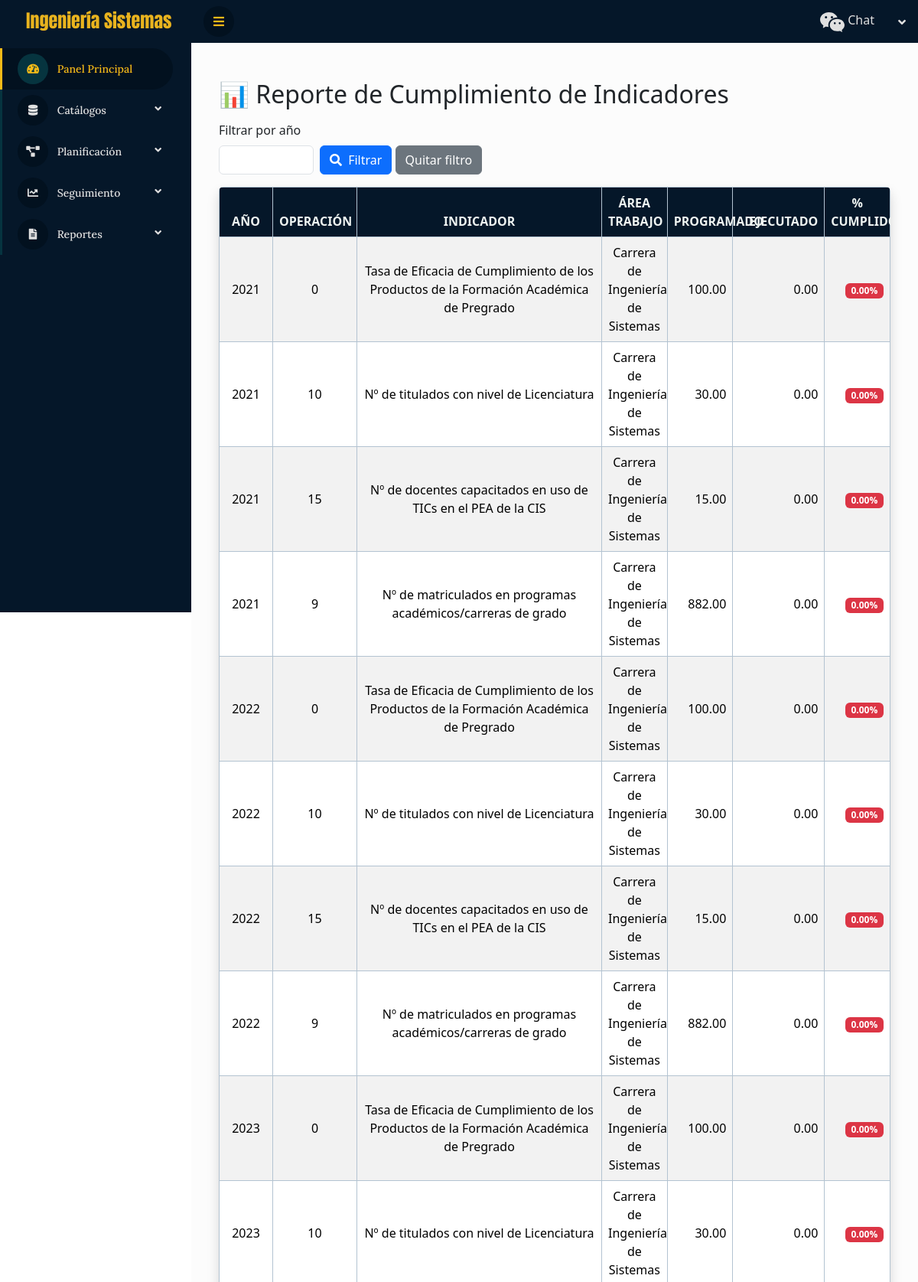
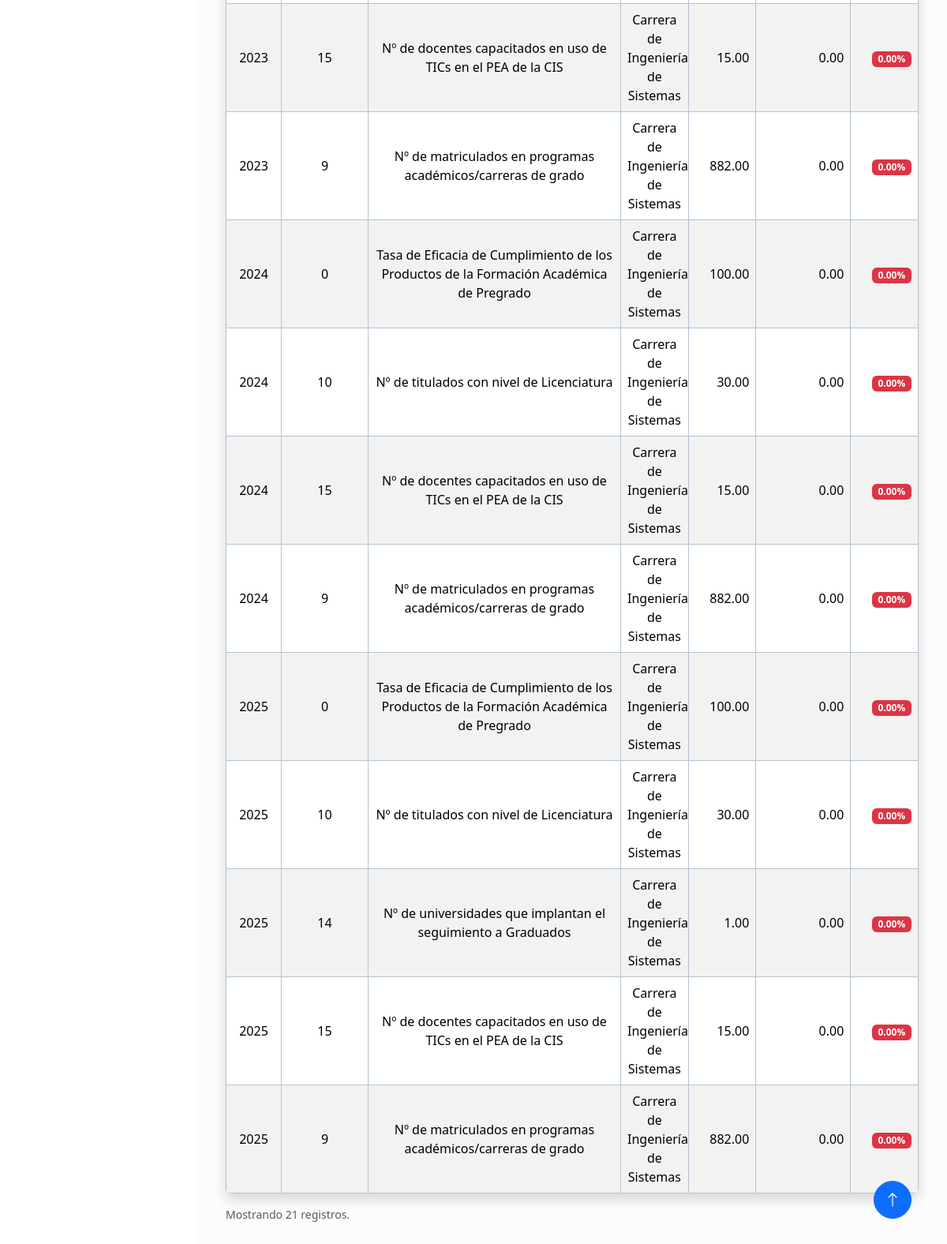
Page /reportes/cumplimiento/ on the committed database (2 pictures, top to bottom).
### cis/models.py (models this page shows, shortened)
class TimeStampedModel(models.Model):
    creado = models.DateTimeField(auto_now_add=True)
    actualizado = models.DateTimeField(auto_now=True)
    class Meta:
        abstract = True

class Indicador(TimeStampedModel):
    operacion = models.ForeignKey(Operacion, on_delete=models.CASCADE, related_name="indicadores")
    codigo = models.CharField(max_length=30, blank=True)  # si manejas un código interno del indicador
    nombre = models.CharField(max_length=300)  # “Nº de matriculados…”, “Tasa de eficacia…”
    tipo = models.CharField(max_length=20, choices=TipoIndicador.choices, default=TipoIndicador.OTRO)
    unidad = models.CharField(max_length=3, choices=UnidadMedida.choices, default=UnidadMedida.NUMERO)
    formula_texto = models.TextField(blank=True)  # “TECPFAP = …” o “N/C”
    anio_linea_base = models.PositiveSmallIntegerField(default=2020)
    linea_base = models.DecimalField(**DECIMALS, null=True, blank=True)
    anio_meta = models.PositiveSmallIntegerField(default=2025)
    meta_valor = models.DecimalField(**DECIMALS, null=True, blank=True)
    fuentes = models.ManyToManyField(FuenteInformacion, blank=True, related_name="indicadores")
    observaciones = models.TextField(blank=True)
    class Meta:
        unique_together = [("operacion","nombre")]
        indexes = [models.Index(fields=["operacion","nombre"]), models.Index(fields=["tipo","unidad"])]
        verbose_name = "Indicador"

### cis/views.py (the view)
# urls.py: path("reportes/cumplimiento/", views.ReporteCumplimientoView.as_view(), name="reporte_cumplimiento"),
class ReporteCumplimientoView(TemplateView):
    template_name = "planificacion/reporte_cumplimiento.html"
    def get_context_data(self, **kwargs):
        ctx = super().get_context_data(**kwargs)
        anio = self.request.GET.get("anio")
        try:
            anio_int = int(anio) if anio else None
        except ValueError:
            anio_int = None
        qs = (
            SerieIndicador.objects
            .values(
                "indicador_id",
                "indicador__nombre",
                "anio",
                "indicador__operacion__codigo",
                "indicador__operacion__accion__objetivo__area_org__nombre",
            )
            .annotate(
                programado=Coalesce(
                    Sum(
                        Case(
                            When(es_programado=True, then=F("valor")),
                            default=Value(0),
                            output_field=FloatField(),   # <- fuerza float
                        )
                    ),
                    Value(0.0),
                    output_field=FloatField(),       # <- fuerza float
                ),
                ejecutado=Coalesce(
                    Sum(
                        Case(
                            When(es_programado=False, then=F("valor")),
                            default=Value(0),
                            output_field=FloatField(),   # <- fuerza float
                        )
                    ),
                    Value(0.0),
                    output_field=FloatField(),       # <- fuerza float
                ),
            )
            .annotate(
                cumplimiento=Case(
                    When(
                        programado__gt=0,
                        then=Value(100.0, output_field=FloatField()) * F("ejecutado") / F("programado"),
                    ),
                    default=Value(0.0),
                    output_field=FloatField(),       # <- fuerza float
                )
            )
            .order_by("anio", "indicador__operacion__codigo", "indicador__nombre")
        )
        if anio_int:
            qs = qs.filter(anio=anio_int)
        ctx["rows"] = list(qs)
        ctx["anio_selected"] = anio_int or ""
        return ctx

### cis/templates/planificacion/reporte_cumplimiento.html
{% extends "base.html" %} {% load static %} {% block content %}
<div class="container-fluid py-4">
  <h2 class="mb-3">📊 Reporte de Cumplimiento de Indicadores</h2>
  <form method="get" class="row g-2 mb-3">
    <div class="col-auto">
      <label for="anio" class="form-label">Filtrar por año</label>
      <input type="number" min="2000" max="2100" class="form-control" id="anio" name="anio" value="{{ anio_selected }}" />
    </div>
    <div class="col-auto align-self-end">
      <button type="submit" class="btn btn-primary">
        <i class="fa fa-search me-1"></i>
        Filtrar
      </button>
      <a href="{% url 'reporte_cumplimiento' %}" class="btn btn-secondary">Quitar filtro</a>
    </div>
  </form>
  <div class="table-responsive bg-white rounded shadow">
    <table class="table table-striped table-bordered align-middle mb-0">
      <thead class="table-light">
        <tr>
          <th style="width: 70px">Año</th>
          <th style="width: 110px">Operación</th>
          <th style="width: 320px">Indicador</th>
          <th>Área Trabajo</th>
          <th>Programado</th>
          <th class="text-end" style="width: 120px">Ejecutado</th>
          <th>% Cumplido</th>
        </tr>
      </thead>
      <tbody>
        {% for row in rows %}
        <tr>
          <td>{{ row.anio }}</td>
          <td>{{ row.indicador__operacion__codigo }}</td>
          <td>{{ row.indicador__nombre }}</td>
          <td>{{ row.indicador__operacion__accion__objetivo__area_org__nombre }}</td>
          <td class="text-end">{{ row.programado|floatformat:2 }}</td>
          <td class="text-end">{{ row.ejecutado|floatformat:2 }}</td>
          <td class="text-end">
            {% if row.cumplimiento >= 100 %}
            <span class="badge bg-success">{{ row.cumplimiento|floatformat:2 }}%</span>
            {% elif row.cumplimiento >= 50 %}
            <span class="badge bg-warning text-dark">{{ row.cumplimiento|floatformat:2 }}%</span>
            {% else %}
            <span class="badge bg-danger">{{ row.cumplimiento|floatformat:2 }}%</span>
            {% endif %}
          </td>
        </tr>
        {% empty %}
        <tr>
          <td colspan="7" class="text-center text-muted">No hay registros para mostrar.</td>
        </tr>
        {% endfor %}
      </tbody>
    </table>
  </div>
  <div class="mt-3">
    <p class="text-muted small">Mostrando {{ rows|length }} registros{% if anio_selected %} del año {{ anio_selected }}{% endif %}.</p>
  </div>
</div>
{% endblock %}

### cis/static/css/style.css (style rules this page uses)
:root { --primary: #f5ba18; --secondary: #06343f; ; --light: #e0e0e0; --dark: #02111f; ; }
.btn { transition: 0.5s; }
.table { width: 100%; border: 1px solid #ccc; border-collapse: collapse; margin: 0; padding: 0; table-layout: fixed; }
.table tr { background-color: #e4e9eb; border: 1px solid #b3c3d1; }
.table th, .table td { font-size: 16px; padding: 8px; text-align: center; }
.table thead th { text-transform: uppercase; background-color: #051729; color: #eef3f1; }

### rows in the picture
Indicador: anio "2021", indicador__operacion__codigo "0", indicador__nombre "Tasa de Eficacia de Cumplimiento de los Productos de la Formación Académica de Pregrado", indicador__operacion__accion__objetivo__area_org__nombre "Carrera de Ingeniería de Sistemas", programado "100.00", ejecutado "0.00", cumplimiento "0.00", anio "2022", anio "2023", anio "2024", anio "2025"
Indicador: anio "2025", indicador__operacion__codigo "14", indicador__nombre "Nº de universidades que implantan el seguimiento a Graduados", indicador__operacion__accion__objetivo__area_org__nombre "Carrera de Ingeniería de Sistemas", programado "1.00", ejecutado "0.00", cumplimiento "0.00"

### other values in the picture
{{ row.anio }} "2021" "2021" "2021" "2022" "2022" "2022" "2023" "2023" "2023" "2024" "2024" "2024" "2025" "2025" "2025"
{{ row.indicador__operacion__codigo }} "10" "15" "9" "10" "15" "9" "10" "15" "9" "10" "15" "9" "10" "15" "9"
{{ row.indicador__nombre }} "Nº de titulados con nivel de Licenciatura" "Nº de docentes capacitados en uso de TICs en el PEA de la CIS" "Nº de matriculados en programas académicos/carreras de grado" "Nº de titulados con nivel de Licenciatura" "Nº de docentes capacitados en uso de TICs en el PEA de la CIS" "Nº de matriculados en programas académicos/carreras de grado" "Nº de titulados con nivel de Licenciatura" "Nº de docentes capacitados en uso de TICs en el PEA de la CIS" "Nº de matriculados en programas académicos/carreras de grado" "Nº de titulados con nivel de Licenciatura" "Nº de docentes capacitados en uso de TICs en el PEA de la CIS" "Nº de matriculados en programas académicos/carreras de grado" "Nº de titulados con nivel de Licenciatura" "Nº de docentes capacitados en uso de TICs en el PEA de la CIS" "Nº de matriculados en programas académicos/carreras de grado"
{{ row.indicador__operacion__accion__objetivo__area_org__nombre }} "Carrera de Ingeniería de Sistemas" "Carrera de Ingeniería de Sistemas" "Carrera de Ingeniería de Sistemas" "Carrera de Ingeniería de Sistemas" "Carrera de Ingeniería de Sistemas" "Carrera de Ingeniería de Sistemas" "Carrera de Ingeniería de Sistemas" "Carrera de Ingeniería de Sistemas" "Carrera de Ingeniería de Sistemas" "Carrera de Ingeniería de Sistemas" "Carrera de Ingeniería de Sistemas" "Carrera de Ingeniería de Sistemas" "Carrera de Ingeniería de Sistemas" "Carrera de Ingeniería de Sistemas" "Carrera de Ingeniería de Sistemas"
{{ row.programado|floatformat:2 }} "30.00" "15.00" "882.00" "30.00" "15.00" "882.00" "30.00" "15.00" "882.00" "30.00" "15.00" "882.00" "30.00" "15.00" "882.00"
{{ row.ejecutado|floatformat:2 }} "0.00" "0.00" "0.00" "0.00" "0.00" "0.00" "0.00" "0.00" "0.00" "0.00" "0.00" "0.00" "0.00" "0.00" "0.00"
{{ row.cumplimiento|floatformat:2 }} "0.00" "0.00" "0.00" "0.00" "0.00" "0.00" "0.00" "0.00" "0.00" "0.00" "0.00" "0.00" "0.00" "0.00" "0.00"
{{ rows|length }} "21"
